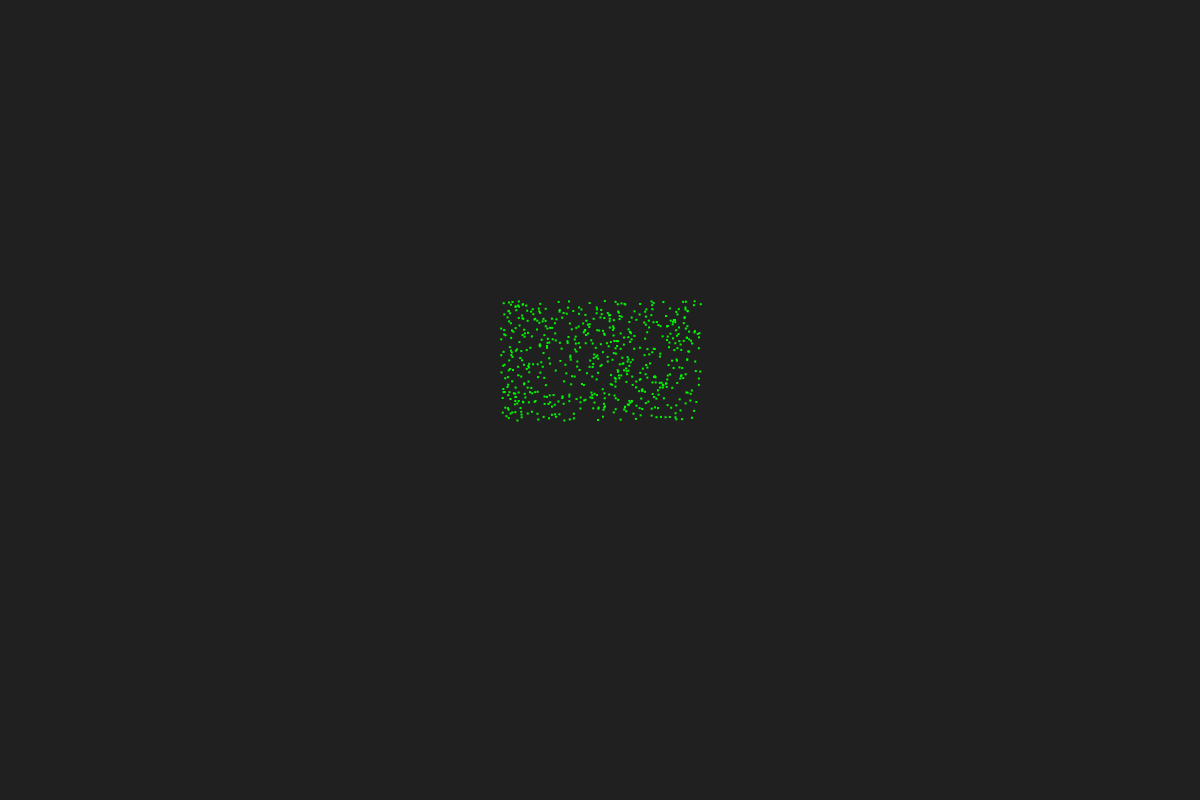
Frame 1 (no input)
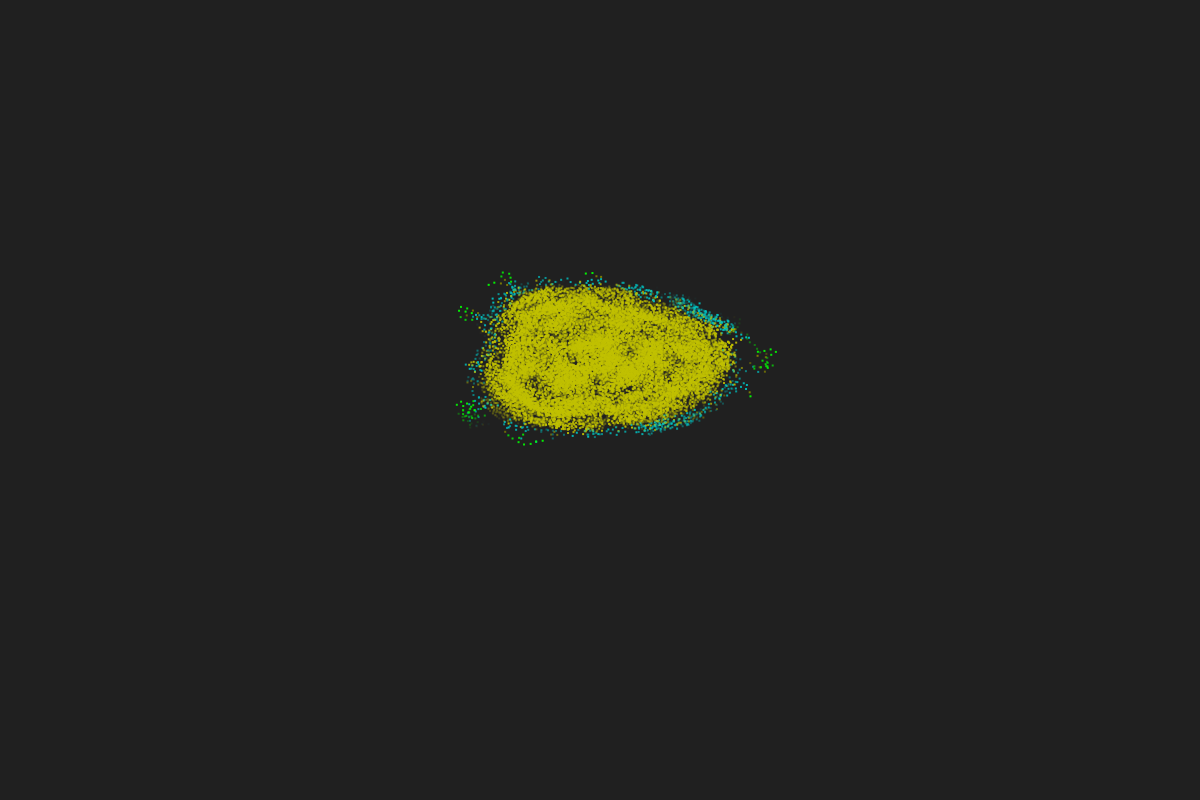
Frame 60 (the mouse pressed at the canvas centre just before this capture)
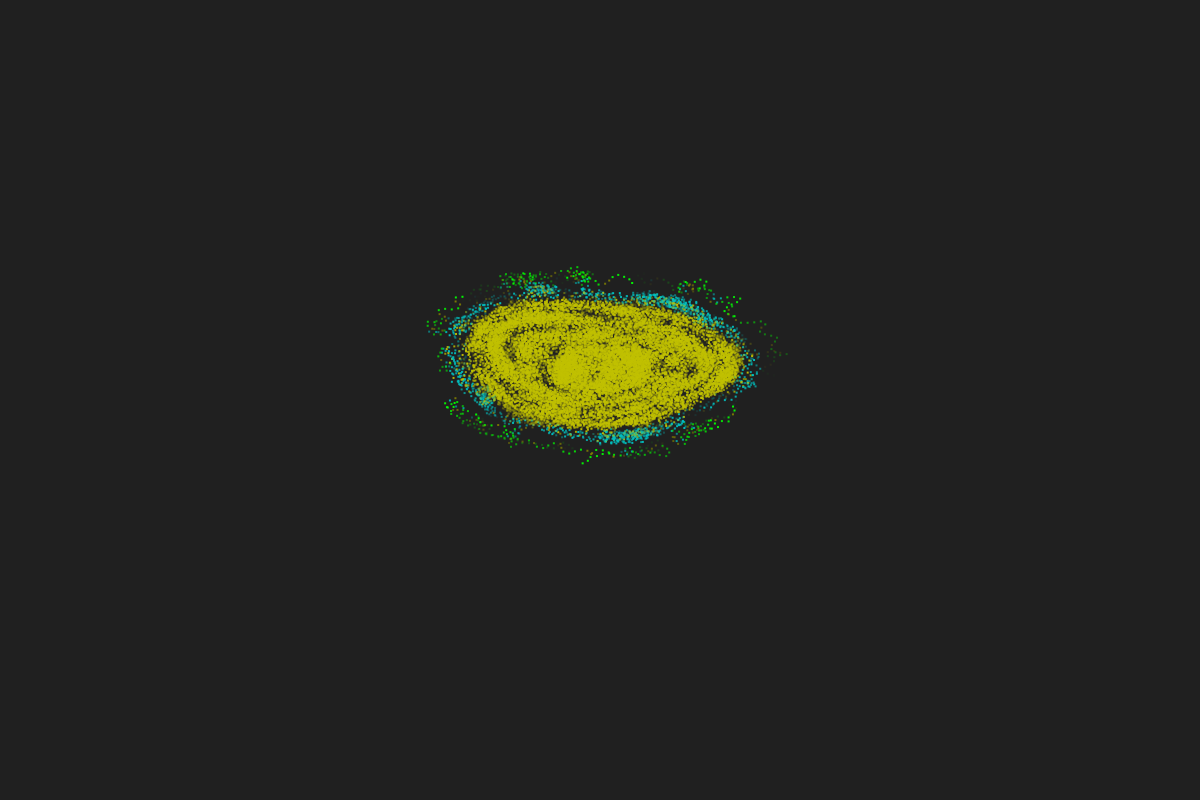
Frame 120 (the mouse held since frame 60 and released just before this capture)

The Processing sketch that drew these frames (run headless with seeded random() and noise(); from frame 60 on, the mouse is pressed at the canvas centre):

// Processing sketch: pps
// ── pps.pde
//
// quick implementation of paper:
//   "How a life-like system emerges from a simple particle motion law"
//
// mjsottile@me.com
//

// ============================================================================
// single agent
// ============================================================================
class Agent
{
  float xpos;
  float ypos;
  float theta;
  int nval;

  float newx, newy, newtheta;

  Agent(float xlo, float xhi, float ylo, float yhi) {
    xpos = random(xhi-xlo)+xlo;
    ypos = random(yhi-ylo)+ylo;

    theta = random(TWO_PI);

    nval = 0;
  }

  void move(float dx, float dy) {
    newx = xpos + dx;
    newy = ypos + dy;
  }

  void rotate(float dtheta) {
    newtheta = (theta + dtheta) % TWO_PI;
  }

  void commit() {
    xpos = newx;
    ypos = newy;
    theta = newtheta;
  }

  float separation(Agent a) {
    return sqrt(pow((a.xpos - xpos), 2) + pow((a.ypos - ypos), 2));
  }
}

// ============================================================================
// parameters
// ============================================================================
class Parameters {
  float step;
  float a;
  float b;
  float r;
  float world_w, world_h;

  Parameters() {
    step = 0.67;
    r = 5.0;
    a = PI;
    b = (17.0/180.0) * PI;
  }

  Parameters(float _step, float _a, float _b, float _r) {
    step = _step;
    a = _a;
    b = _b;
    r = _r;
  }
}

// ============================================================================
// helpers
// ============================================================================
int sign(int x) {
  if (x < 0) {
    return -1;
  } else {
    if (x > 0) {
      return 1;
    } else {
      return 0;
    }
  }
}

// ============================================================================
// time stepping
// ============================================================================
void processPoint(Agent a, Agent[] others, int nagents, Parameters p) {
  float a_line_x, a_line_y;
  int side_a, side_b;

  a_line_x = cos(a.theta);
  a_line_y = sin(a.theta);

  side_a = 0;
  side_b = 0;

  // naive O(n^2) algorithm for processing all agents within neighborhood.
  // ideally should replace with proper space partitioning structure to
  // reduce it to an O(n log n) or similar algorithm.
  for (int i = 0; i < nagents; i++) {
    // consider only agents within some distance of the current agent
    if (a.separation(others[i]) <= p.r) {
      // determine which side of the agent they are on by looking at the
      // sign of the following.
      float side_sign = a_line_x * others[i].ypos - a_line_y * others[i].xpos;
      if (side_sign >= 0) {
        side_a++;
      } else {
        side_b++;
      }
    }
  }

  // update rule from paper
  a.nval = side_a + side_b;
  float dtheta = (p.a + p.b * (side_a + side_b) * sign(side_a - side_b)) % TWO_PI;
  float lx, ly;

  lx = cos(a.theta + dtheta);
  ly = sin(a.theta + dtheta);
  a.rotate(dtheta);
  a.move(lx*p.step, ly*p.step);
}

// ============================================================================
// population timestepping
// ============================================================================
void singleStep(Agent[] agents, int nagents, Parameters p) {
  for (int i = 0; i < nagents; i++) {
    processPoint(agents[i], agents, nagents, p);
  }
  for (int i = 0; i < nagents; i++) {
    agents[i].commit();
  }
}

// ============================================================================
// setup
// ============================================================================
Parameters p;
int nagents;
Agent[] agents;

void setup() {  
  size(1200, 800);
  p = new Parameters();
  nagents = 600;

  agents = new Agent[nagents];
  for (int i = 0; i < nagents; i++) {
    agents[i] = new Agent(-10, 10, -10, 10);
  }
}

int interval = 5;
int lastRecordedTime = 0;

int iter = 0;

int lifetime = 50;

class Drawable {
  float x, y;
  color c;
  int age;

  Drawable(float _x, float _y, color _c) {
    x = _x;
    y = _y;
    c = _c;
    age = 1;
  }

  void draw() {
    age++;
    int a = (c >> 24) & 0xFF;
    int r = (c >> 16) & 0xFF;  // Faster way of getting red(argb)
    int g = (c >> 8) & 0xFF;   // Faster way of getting green(argb)
    int b = c & 0xFF;          // Faster way of getting blue(argb)
    fill(r, g, b, a*(lifetime-age)/lifetime);
    noStroke();
    rect(x, y, 2, 2);
  }
}

ArrayList<Drawable> drawables = new ArrayList<Drawable>();

void draw() {
  background(32);
  for (int i = 0; i < nagents; i++) {
    float dx = (agents[i].xpos + 60)*(1200/120);
    float dy = (agents[i].ypos + 60)*(800/120);
    int nv = agents[i].nval;
    color c = color(0, 0, 0);
    if (nv < 13) {
      c = color(0, 255, 0);
    } else {
      if (nv >= 13 && nv <= 15) {
        c = color(128, 128, 0);
      } else {  
        if (nv > 15 && nv <= 35) {
          c = color(0, 192, 192);
        } else {
          c = color(192, 192, 0);
        }
      }
    }

    //         fill(c);
    //         noStroke();
    //         rect(dx,dy,3,3);
    drawables.add(new Drawable(dx, dy, c));
  }
  for (int i = drawables.size()-1; i >= 0; i--) {
    Drawable d = drawables.get(i);
    d.draw();
    if (d.age > lifetime) {
      drawables.remove(i);
    }
  }
  if (millis()-lastRecordedTime>interval) {
    iteration();
    lastRecordedTime = millis();
  }
}

void iteration() {
  singleStep(agents, nagents, p);
}
